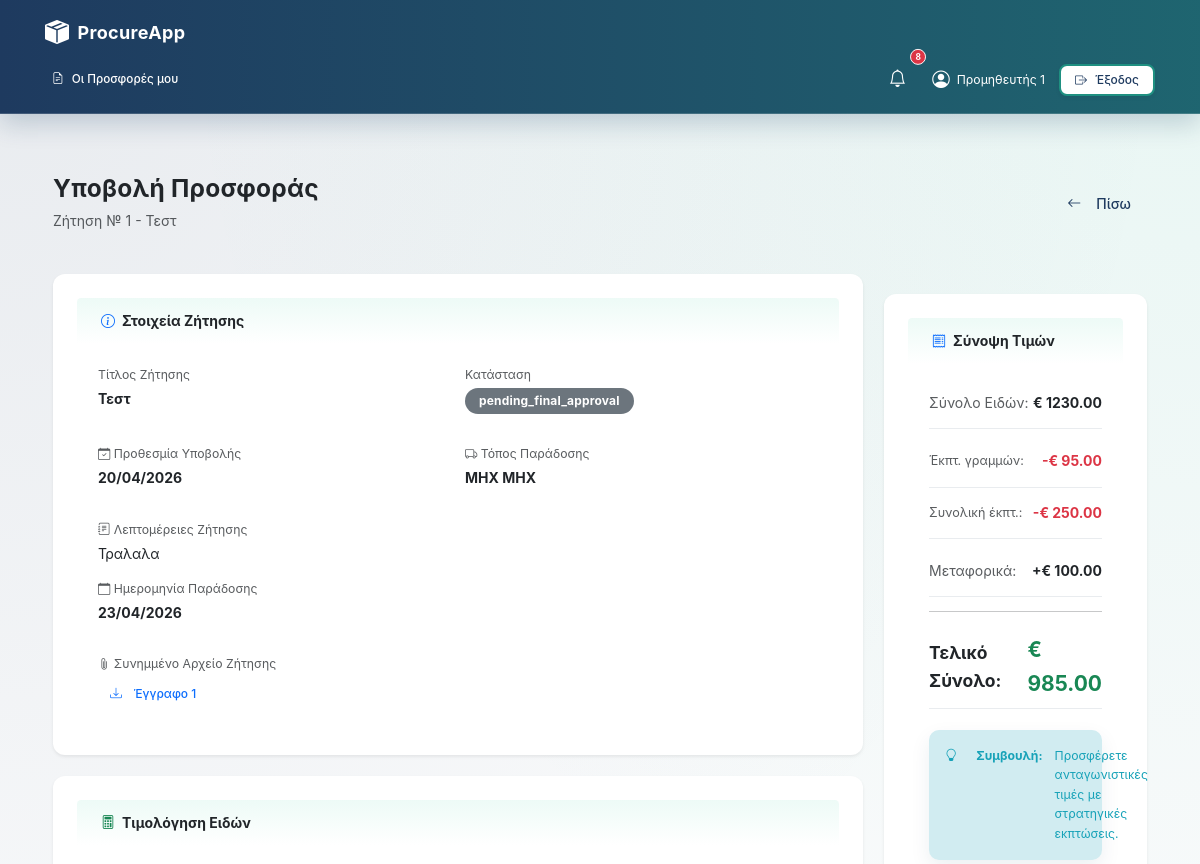
Before: /supplier/rfqs/1/bid (signed in, upper part) with the older database file.
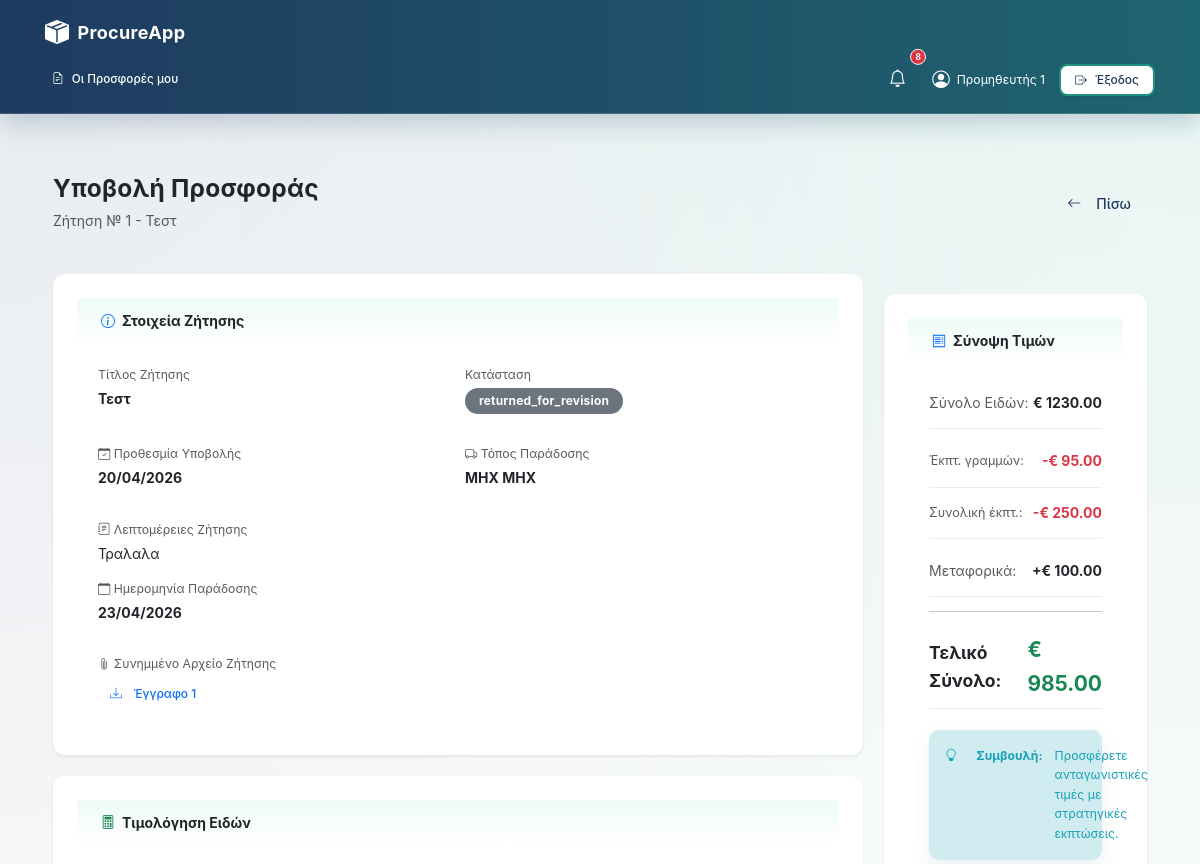
After: the same page with the newer database file.
### models.py (models this page shows)
class RequestRFQ(db.Model):
    __tablename__ = "requests"
    id = db.Column(db.Integer, primary_key=True)
    title = db.Column(db.String(200), nullable=False)
    description = db.Column(db.Text, nullable=True)
    documents = db.Column(db.String(255), nullable=True)
    created_by = db.Column(db.String(100), nullable=False)
    created_at = db.Column(db.DateTime, default=datetime.utcnow)
    delivery_location = db.Column(db.String(255), nullable=True)
    receiving_manager = db.Column(db.String(120), nullable=True)
    phone = db.Column(db.String(50), nullable=True)
    submit_deadline = db.Column(db.DateTime, nullable=False)
    delivery_deadline = db.Column(db.DateTime, nullable=False)
    status = db.Column(db.String(20), default=RFQStatus.PENDING)
    status_changed_at = db.Column(db.DateTime, default=datetime.utcnow)
    approved_by = db.Column(db.String(100), nullable=True)
    approved_at = db.Column(db.DateTime, nullable=True)
    denial_reason = db.Column(db.Text, nullable=True)
    winning_bid_id = db.Column(db.Integer, db.ForeignKey('bids.id'), nullable=True)
    cost_center_id = db.Column(db.Integer, db.ForeignKey('cost_centers.id'), nullable=True)
    estimated_budget = db.Column(db.Numeric(12, 2), nullable=True)
    priority = db.Column(db.String(20), default='normal', nullable=False)
    category = db.Column(db.String(50), nullable=True)
    award_date = db.Column(db.DateTime, nullable=True)
    cost_center = db.relationship('CostCenter', backref='rfqs')
    items = db.relationship('RequestItem', backref='rfq', lazy=True, cascade="all, delete-orphan")
    bids = db.relationship('Bid', backref='rfq', lazy=True, foreign_keys="[Bid.request_id]", cascade="all, delete-orphan")
    allowed_suppliers = db.relationship('AllowedSupplier', backref='rfq', lazy=True, cascade="all, delete-orphan")

### app/routes/supplier.py (the view, shortened to what this page needs)
@supplier_bp.route("/rfqs/<int:req_id>/bid", methods=["GET", "POST"])
@require_role("supplier")
def bid(req_id):
    from models import AllowedSupplier
    rfq = RequestRFQ.query.get_or_404(req_id)
    if rfq.status in [RFQStatus.DENIED, RFQStatus.CANCELLED]:
        flash("Αυτή η ζήτηση δεν είναι πλέον διαθέσιμη.", "danger")
        return redirect(url_for('supplier.dashboard'))
    username = session.get('username')
    supplier_name = session.get('name')
    allowed_supplier = AllowedSupplier.query.filter_by(
        request_id=req_id,
        supplier_username=username
    ).first()
    if not allowed_supplier and session.get('role') != 'chief':
        flash("Δεν έχετε δικαίωμα να υποβάλετε προσφορά σε αυτή τη ζήτηση.", "danger")
        return redirect(url_for('supplier.dashboard'))
    is_locked = rfq.status not in [RFQStatus.OPEN, RFQStatus.PENDING_FINAL_APPROVAL]
    from models import User
    supplier_user = User.query.filter_by(username=username).first()
    existing_bid = Bid.query.filter_by(
        request_id=req_id,
        supplier_id=supplier_user.id if supplier_user else None
    ).order_by(Bid.created_at.desc(), Bid.id.desc()).first()
    reopen_revision = BidRevision.query.filter_by(bid_id=existing_bid.id).first() if existing_bid else None
    reopen_mode = reopen_revision is not None
    reopen_payload = json.loads(reopen_revision.payload) if reopen_revision else None
    item_prefill = {}
    draft_notes = None
    draft_overall_discount_val = None
    draft_overall_discount_type = None
    draft_shipping_cost = None
    draft_proposed_delivery_date = None
    draft_document_name = None
    if reopen_payload:
        for item_data in reopen_payload.get("items", []):
            item_id = int(item_data.get("item_id")) if str(item_data.get("item_id", "")).isdigit() else item_data.get("item_id")
            try:
                price_value = Decimal(item_data.get("price") or 0)
                discount_value = Decimal(item_data.get("discount") or 0)
            except Exception:
                price_value = Decimal(0)
                discount_value = Decimal(0)
            item_prefill[item_id] = {
                'price': price_value,
                'disc': discount_value,
                'disc_type': item_data.get("discount_type") or "pct"
            }
        draft_notes = reopen_payload.get("notes")
        draft_overall_discount_val = reopen_payload.get("overall_discount_val")
        draft_overall_discount_type = reopen_payload.get("overall_discount_type")
        draft_shipping_cost = reopen_payload.get("shipping_cost")
        draft_proposed_delivery_date = reopen_payload.get("proposed_delivery_date")
        draft_document_name = reopen_payload.get("document")
    elif existing_bid:
        for bl in existing_bid.lines:
            if not bl.is_combo:
                item_prefill[bl.request_item_id] = {
                    'price': bl.unit_price,
                    'disc': bl.discount_pct if bl.discount_type == 'pct' else bl.discount_amount,
                    'disc_type': bl.discount_type
                }
    my_awards = []
    my_awards_items_subtotal_before_discount = Decimal(0)
    my_awards_items_total_discount = Decimal(0)
    my_awards_items_subtotal_after_line_discount = Decimal(0)
    my_awards_combo_total = Decimal(0)
    receipts_list = ItemReceipt.query.filter_by(request_id=req_id).all()
    receipt_timeline = {}
    for r in receipts_list:
        if r.request_item_id not in receipt_timeline:
            receipt_timeline[r.request_item_id] = []
        receipt_timeline[r.request_item_id].append(r)
    for item_id in receipt_timeline:
        receipt_timeline[item_id].sort(key=lambda x: x.received_at or datetime.utcnow(), reverse=True)
    receipts = {}
    for r in receipts_list:
        if r.request_item_id not in receipts:
            receipts[r.request_item_id] = r
    request_items_map = {}
    if rfq.items:
        for item in rfq.items:
            request_items_map[item.id] = {
                'quantity': item.quantity,
                'description': item.description,
                'unit': item.unit
            }
    award_received_qty = {}
    for aw in my_awards:
        total_received = Decimal(0)
        if aw.request_item_id and aw.request_item_id in receipt_timeline:
            for receipt in receipt_timeline[aw.request_item_id]:
                total_received += Decimal(receipt.received_qty or 0)
        award_received_qty[aw.id] = total_received
    receipt_summary = {
        'total_items': len(my_awards),
        'fully_received': 0,
        'partially_received': 0,
        'not_received': 0,
        'total_ordered': Decimal(0),
        'total_received': Decimal(0)
    }
    is_rfq_closed = rfq.status in [RFQStatus.CLOSED, RFQStatus.RECEIVED]
    is_rfq_received = rfq.status == RFQStatus.RECEIVED
    my_awards_items_subtotal_after_line_discount = my_awards_items_subtotal_before_discount - my_awards_items_total_discount
    my_awards_overall_discount = Decimal(0)
    final_award_total = my_awards_items_subtotal_after_line_discount + my_awards_combo_total
    total_discount_sum = my_awards_items_total_discount + my_awards_overall_discount
    my_awards_total = my_awards_items_subtotal_before_discount
    overall_discount_amount = my_awards_overall_discount
    return render_template("supplier_bid_improved.html",
                         rfq=rfq,
                         bid=existing_bid,
                         readonly=is_locked,
                         item_prefill=item_prefill,
                         reopen_mode=reopen_mode,
                         draft_notes=draft_notes,
                         draft_overall_discount_val=draft_overall_discount_val,
                         draft_overall_discount_type=draft_overall_discount_type,
                         draft_shipping_cost=draft_shipping_cost,
                         draft_proposed_delivery_date=draft_proposed_delivery_date,
                         draft_document_name=draft_document_name,
                         my_awards=my_awards,
                         my_awards_total=my_awards_total,
                         my_awards_items_subtotal_before_discount=my_awards_items_subtotal_before_discount,
                         my_awards_items_total_discount=my_awards_items_total_discount,
                         my_awards_overall_discount=my_awards_overall_discount,
                         my_awards_combo_total=my_awards_combo_total,
                         total_discount_sum=total_discount_sum,
                         is_rfq_closed=is_rfq_closed,
                         is_rfq_received=is_rfq_received,
                         receipts=receipts,
                         receipt_timeline=receipt_timeline,
                         request_items_map=request_items_map,
                         award_received_qty=award_received_qty,
                         receipt_summary=receipt_summary,
                         overall_discount_amount=overall_discount_amount,
                         final_award_total=final_award_total)

### app/auth.py (called while the page is built)
def require_roles(*roles):
    def wrap(fn):
        @wraps(fn)
        def inner(*args, **kwargs):
            if session.get("role") not in roles:
                flash("Δεν έχεις δικαίωμα πρόσβασης.", "danger")
                return redirect(url_for("auth.login"))
            return fn(*args, **kwargs)
        return inner
    return wrap

### app/helpers/utils.py (called while the page is built)
def display_attachment_name(stored_filename):
    if not stored_filename:
        return ""
    name = os.path.basename(str(stored_filename))
    name = re.sub(r'^(?:draft_)?\d{14}__', '', name)
    name = re.sub(r'^(?:draft_)?\d{14}_', '', name)
    name = re.sub(r'^(?:draft_)?\d{14}---', '', name)
    base, ext = os.path.splitext(name)
    if base.isdigit():
        return f"Έγγραφο {base}"
    return name

### templates/supplier_bid_improved.html (shortened to what the changed rows need)
{% extends "base.html" %}
{% block content %}
<div class="container-fluid py-5 px-4 supplier-bid-page" style="max-width: 1860px; margin: 0 auto;">
  <div class="d-flex justify-content-between align-items-center mb-5">
    <div>
      <h1 class="h3 fw-bold text-dark mb-2">Υποβολή Προσφοράς</h1>
      <p class="text-muted mb-0">Ζήτηση № {{ rfq.id }} - {{ rfq.title }}</p>
    </div>
  </div>
  {% if not is_rfq_closed or not my_awards %}
  <div class="d-flex gap-4" style="flex-wrap: nowrap;">
    <div style="flex: 0 0 65%">
      <form method="POST" enctype="multipart/form-data" id="bid-form" onsubmit="prepareFormData(event)">
        <div class="card border-0 shadow-sm mb-4">
          <div class="card-header bg-light border-0 py-3">
            <h5 class="card-title fw-bold mb-0"><i class="bi bi-info-circle me-2 text-primary"></i>Στοιχεία Ζήτησης</h5>
          </div>
          <div class="card-body p-4">
            <div class="row g-3">
              <div class="col-md-6">
                <p class="text-muted small mb-1">Τίτλος Ζήτησης</p>
                <p class="fw-bold">{{ rfq.title }}</p>
              </div>
              <div class="col-md-6">
                <p class="text-muted small mb-1">Κατάσταση</p>
                <p>
                  {% if rfq.status == 'OPEN' %}
                    <span class="badge bg-success rounded-pill px-3 py-2"><i class="bi bi-check-circle me-1"></i>Ανοιχτή</span>
                  {% else %}
                    <span class="badge bg-secondary rounded-pill px-3 py-2">{{ rfq.status }}</span>
                  {% endif %}
                </p>
              </div>
              <div class="col-md-6">
                <p class="text-muted small mb-1"><i class="bi bi-calendar-check me-1"></i>Προθεσμία Υποβολής</p>
                <p class="fw-bold">
                  {% if rfq.submit_deadline %}
                    {{ rfq.submit_deadline.strftime('%d/%m/%Y') }}
                  {% else %}
                    -
                  {% endif %}
                </p>
              </div>
              <div class="col-md-6">
                <p class="text-muted small mb-1"><i class="bi bi-truck me-1"></i>Τόπος Παράδοσης</p>
                <p class="fw-bold">{{ rfq.delivery_location or '-' }}</p>
              </div>
              <div class="col-12">
                <p class="text-muted small mb-1"><i class="bi bi-journal-text me-1"></i>Λεπτομέρειες Ζήτησης</p>
                <p class="mb-0" style="white-space: pre-wrap; line-height: 1.6;">{{ rfq.description or 'Δεν υπάρχουν πρόσθετες λεπτομέρειες για τη ζήτηση.' }}</p>
              </div>
              <div class="col-md-6">
                <p class="text-muted small mb-1"><i class="bi bi-calendar me-1"></i>Ημερομηνία Παράδοσης</p>
                <p class="fw-bold">
                  {% if rfq.delivery_deadline %}
                    {{ rfq.delivery_deadline.strftime('%d/%m/%Y') }}
                  {% else %}
                    -
                  {% endif %}
                </p>
              </div>
              <div class="col-12">
                <p class="text-muted small mb-1"><i class="bi bi-paperclip me-1"></i>Συνημμένο Αρχείο Ζήτησης</p>
                {% if rfq.documents %}
                  <a href="{{ url_for('main.download_file', filename=rfq.documents) }}" target="_blank" class="btn btn-sm btn-outline-primary">
                    <i class="bi bi-download me-1"></i>{{ display_attachment_name(rfq.documents) }}
                  </a>
                {% else %}
                  <p class="fw-bold mb-0">-</p>
                {% endif %}
              </div>
            </div>
          </div>
        </div>
        <div class="card border-0 shadow-sm mb-4">
          <div class="card-header bg-light border-0 py-3">
            <h5 class="card-title fw-bold mb-0"><i class="bi bi-calculator me-2 text-success"></i>Τιμολόγηση Ειδών</h5>
          </div>
          <div class="card-body p-4">
          </div>
        </div>
      </form>
    </div>
    <div style="flex: 1 1 auto; min-width: 0">
      <div class="card border-0 shadow-sm sticky-top" style="top: 20px; z-index: 10;">
        <div class="card-header bg-light border-0 py-3">
          <h5 class="card-title fw-bold mb-0"><i class="bi bi-receipt me-2 text-primary"></i>Σύνοψη Τιμών</h5>
        </div>
        <div class="card-body p-4">
          <div class="summary-item mb-3">
            <div class="d-flex justify-content-between align-items-center mb-2">
              <span class="text-muted">Σύνολο Ειδών:</span>
              <span class="fw-bold" id="subtotal">€ 0.00</span>
            </div>
          </div>
          <div class="summary-item mb-2">
            <div class="d-flex justify-content-between align-items-center mb-2">
              <span class="text-muted" style="font-size: 0.9rem;">Έκπτ. γραμμών:</span>
              <span class="fw-bold text-danger" id="item_discount">-€ 0.00</span>
            </div>
          </div>
          <div class="summary-item mb-3">
            <div class="d-flex justify-content-between align-items-center mb-2">
              <span class="text-muted" style="font-size: 0.9rem;">Συνολική έκπτ.:</span>
              <span class="fw-bold text-danger" id="overall_discount">-€ 0.00</span>
            </div>
          </div>
          <div class="summary-item mb-3">
            <div class="d-flex justify-content-between align-items-center mb-2">
              <span class="text-muted">Μεταφορικά:</span>
              <span class="fw-bold" id="shipping">+€ 0.00</span>
            </div>
          </div>
          <hr class="my-3">
          <div class="summary-item mb-3">
            <div class="d-flex justify-content-between align-items-center">
              <span class="fw-bold fs-5">Τελικό Σύνολο:</span>
              <span class="fw-bold fs-4 text-success" id="total">€ 0.00</span>
            </div>
          </div>
          <div class="alert alert-info border-0 small mt-4 mb-0">
            <i class="bi bi-lightbulb me-2"></i>
            <strong>Συμβουλή:</strong> Προσφέρετε ανταγωνιστικές τιμές με στρατηγικές εκπτώσεις.
          </div>
        </div>
      </div>
    </div>
  </div>
{% endif %}
{% endblock %}

Changed rows visible on the page:
changed RequestRFQ "Τεστ": status "pending_final_approval" → "returned_for_revision"
